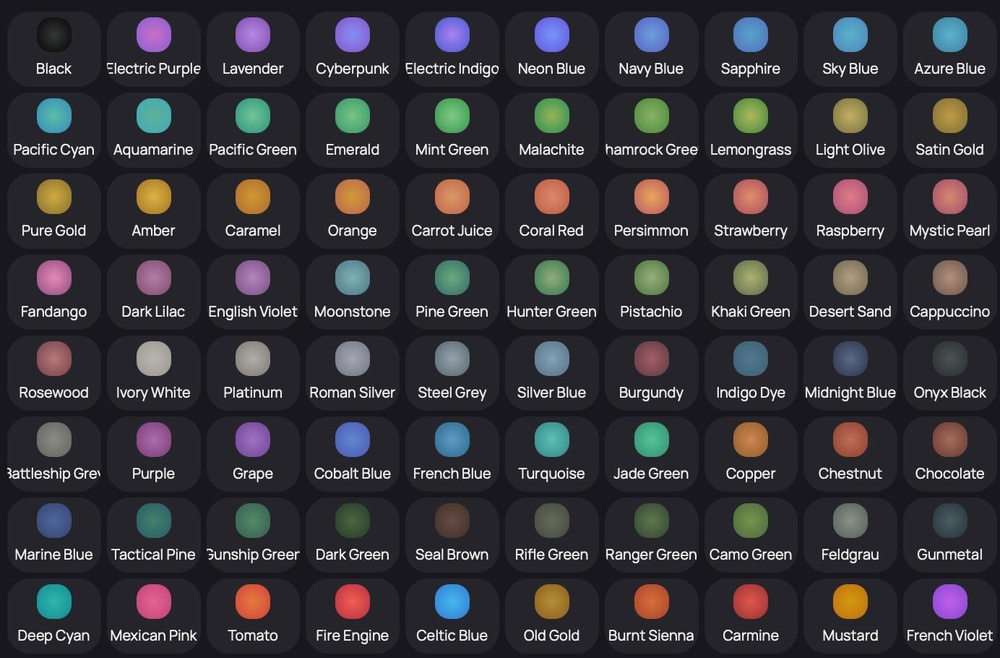
#> input picture color-sorting/input/photo_2025-12-19_12-09-33.jpg, 1000 x 658 px, shrunk from 1384 x 910 before the run
$ python sort_colors_diagonal.py
#> lines starting #> are read from the running program, lines starting #| are printed output that depends on the picture
#!/usr/bin/env python3
"""
Градиент по диагонали: верхний левый (Black) → нижний правый (Ivory White).
Яркость растёт вдоль диагоналей (row + col).
"""

from PIL import Image
import math
import random


def srgb_to_linear(c):
    return c / 12.92 if c <= 0.04045 else ((c + 0.055) / 1.055) ** 2.4


def rgb_to_oklab(rgb):
    r, g, b = [srgb_to_linear(c / 255.0) for c in rgb]
    l = 0.4122214708 * r + 0.5363325363 * g + 0.0514459929 * b
    m = 0.2119034982 * r + 0.6806995451 * g + 0.1073969566 * b
    s = 0.0883024619 * r + 0.2817188376 * g + 0.6299787005 * b
    l_ = l ** (1/3) if l >= 0 else -((-l) ** (1/3))
    m_ = m ** (1/3) if m >= 0 else -((-m) ** (1/3))
    s_ = s ** (1/3) if s >= 0 else -((-s) ** (1/3))
    L = 0.2104542553 * l_ + 0.7936177850 * m_ - 0.0040720468 * s_
    a = 1.9779984951 * l_ - 2.4285922050 * m_ + 0.4505937099 * s_
    b_val = 0.0259040371 * l_ + 0.7827717662 * m_ - 0.8086757660 * s_
    return (L, a, b_val)


OKLAB = {}
NAMES = {}


def precompute(cells, names):
    for i in range(len(cells)):
        OKLAB[i] = rgb_to_oklab(cells[i][1])
        NAMES[i] = names[i]


def L(i):
    return OKLAB[i][0]


def oklab_dist(i, j):
    return math.sqrt(sum((a - b) ** 2 for a, b in zip(OKLAB[i], OKLAB[j])))


def get_diagonal_cells(rows, cols):
    """
    Возвращает список диагоналей. Каждая диагональ — список (row, col).
    Диагональ d содержит все ячейки где row + col = d.
    """
    diagonals = {}
    for r in range(rows):
        for c in range(cols):
            d = r + c
            if d not in diagonals:
                diagonals[d] = []
            diagonals[d].append((r, c))

    # Сортируем ключи и возвращаем в порядке
    max_diag = rows - 1 + cols - 1
    return [diagonals.get(d, []) for d in range(max_diag + 1)]


def assign_colors_to_diagonals(n_colors, diagonals, black_idx, ivory_idx):
    """
    Распределяет цвета по диагоналям пропорционально их размеру.
    Black — диагональ 0, Ivory White — последняя диагональ.
    """
    # Сортируем все цвета по яркости
    sorted_by_L = sorted(range(n_colors), key=lambda i: L(i))

    # Убираем Black и Ivory из общего списка
    sorted_by_L.remove(black_idx)
    sorted_by_L.remove(ivory_idx)

    # Считаем сколько ячеек на каждой диагонали
    diag_sizes = [len(d) for d in diagonals]
    total_cells = sum(diag_sizes)

    # Black на диагонали 0, Ivory на последней
    # Остальные 78 цветов распределяем по остальным ячейкам

    # Резервируем 1 место на диагонали 0 для Black и 1 на последней для Ivory
    assignments = {i: [] for i in range(len(diagonals))}
    assignments[0].append(black_idx)
    assignments[len(diagonals) - 1].append(ivory_idx)

    # Сколько ещё нужно на каждую диагональ
    remaining = diag_sizes.copy()
    remaining[0] -= 1
    remaining[-1] -= 1

    # Распределяем оставшиеся 78 цветов
    color_idx = 0
    for diag_idx in range(len(diagonals)):
        while remaining[diag_idx] > 0 and color_idx < len(sorted_by_L):
            assignments[diag_idx].append(sorted_by_L[color_idx])
            color_idx += 1
            remaining[diag_idx] -= 1

    return assignments


def optimize_within_diagonal(color_indices, prev_diag_colors, next_diag_colors):
    """
    Оптимизирует порядок цветов внутри диагонали для плавности
    с соседними диагоналями.
    """
    if len(color_indices) <= 1:
        return color_indices

    # Используем nearest neighbor относительно предыдущей диагонали
    if prev_diag_colors:
        # Начинаем с цвета, ближайшего к последнему из предыдущей диагонали
        last_prev = prev_diag_colors[-1]
        start = min(color_indices, key=lambda i: oklab_dist(i, last_prev))
    else:
        # Первая диагональ — начинаем с самого тёмного
        start = min(color_indices, key=lambda i: L(i))

    result = [start]
    remaining = set(color_indices) - {start}

    current = start
    while remaining:
        # Выбираем ближайший
        next_color = min(remaining, key=lambda i: oklab_dist(current, i))
        result.append(next_color)
        remaining.remove(next_color)
        current = next_color

    return result


def build_diagonal_grid(cells, names, rows, cols, black_idx, ivory_idx):
    """
    Строит сетку с градиентом по диагонали.
    """
    diagonals = get_diagonal_cells(rows, cols)

    # Распределяем цвета по диагоналям
    assignments = assign_colors_to_diagonals(len(cells), diagonals, black_idx, ivory_idx)

    # Оптимизируем порядок внутри каждой диагонали
    optimized = {}
    prev_colors = []

    for diag_idx in range(len(diagonals)):
        colors = assignments[diag_idx]
        next_colors = assignments.get(diag_idx + 1, [])
        optimized[diag_idx] = optimize_within_diagonal(colors, prev_colors, next_colors)
        prev_colors = optimized[diag_idx]

    # Создаём сетку
    grid = [[None] * cols for _ in range(rows)]

    for diag_idx, diag_cells in enumerate(diagonals):
        colors_for_diag = optimized[diag_idx]

        # Сортируем позиции в диагонали для консистентности
        # Идём от верхнего правого к нижнему левому внутри диагонали
        sorted_positions = sorted(diag_cells, key=lambda x: (x[0], x[1]))

        for pos_idx, (r, c) in enumerate(sorted_positions):
            if pos_idx < len(colors_for_diag):
                grid[r][c] = colors_for_diag[pos_idx]

    return grid


def extract_color(cell):
    width, height = cell.size
    cx, cy = width // 2, height // 2 - 10
    samples = []
    for dx in range(-8, 9):
        for dy in range(-8, 9):
            px, py = cx + dx, cy + dy
            if 0 <= px < width and 0 <= py < height:
                samples.append(cell.getpixel((px, py)))
    if samples:
        return tuple(sum(s[i] for s in samples) // len(samples) for i in range(3))
    return (128, 128, 128)


COLOR_NAMES = [
    "Black", "Electric Purple", "Lavender", "Cyberpunk", "Electric Indigo",
    "Neon Blue", "Navy Blue", "Sapphire", "Sky Blue", "Azure Blue",
    "Pacific Cyan", "Aquamarine", "Pacific Green", "Emerald", "Mint Green",
    "Malachite", "Shamrock Green", "Lemongrass", "Light Olive", "Satin Gold",
    "Pure Gold", "Amber", "Caramel", "Orange", "Carrot Juice",
    "Coral Red", "Persimmon", "Strawberry", "Raspberry", "Mystic Pearl",
    "Fandango", "Dark Lilac", "English Violet", "Moonstone", "Pine Green",
    "Hunter Green", "Pistachio", "Khaki Green", "Desert Sand", "Cappuccino",
    "Rosewood", "Ivory White", "Platinum", "Roman Silver", "Steel Grey",
    "Silver Blue", "Burgundy", "Indigo Dye", "Midnight Blue", "Onyx Black",
    "Battleship Grey", "Purple", "Grape", "Cobalt Blue", "French Blue",
    "Turquoise", "Jade Green", "Copper", "Chestnut", "Chocolate",
    "Marine Blue", "Tactical Pine", "Gunship Green", "Dark Green", "Seal Brown",
    "Rifle Green", "Ranger Green", "Camo Green", "Feldgrau", "Gunmetal",
    "Deep Cyan", "Mexican Pink", "Tomato", "Fire Engine", "Celtic Blue",
    "Old Gold", "Burnt Sienna", "Carmine", "Mustard", "French Violet",
]


def main():
    input_image = "../input/photo_2025-12-19_12-09-33.jpg"
    output_image = "../output/sorted_colors_diagonal.png"

    print("=" * 60)
    print("Градиент по ДИАГОНАЛИ")
    print("Верхний левый (Black) → Нижний правый (Ivory White)")
    print("=" * 60)

    img = Image.open(input_image).convert("RGB")
#> img is the input picture: PIL image 1000x658 RGB; mean R, G, B 52.6, 50.9, 55.8
    width, height = img.size
#> width = 1000; height = 658
    cols, rows = 10, 8
    cell_width = width // cols
#> cell_width = 100
    cell_height = height // rows
#> cell_height = 82

    print("\nИзвлекаю ячейки...")
    cells = []
    names = []
    for row in range(rows):
        for col in range(cols):
            x1, y1 = col * cell_width, row * cell_height
            cell = img.crop((x1, y1, x1 + cell_width, y1 + cell_height))
            cells.append((cell, extract_color(cell)))
            names.append(COLOR_NAMES[row * cols + col])
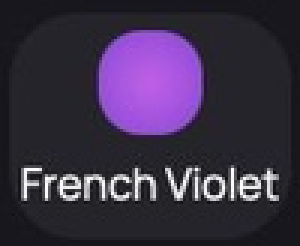
#> cell: PIL image 100x82 RGB (shown 3 times larger); mean R, G, B 58.3, 47.5, 69.7
#> after the loop, cells = 80 items; names = 80 items, first 6: 'Black', 'Electric Purple', 'Lavender', 'Cyberpunk', 'Electric Indigo', 'Neon Blue'

    print("Вычисляю OKLab...")
    precompute(cells, names)
#> the loop in precompute, `for i in range(len(cells)):` made 80 passes
#> (r in rgb_to_oklab, g in rgb_to_oklab, b in rgb_to_oklab, l in rgb_to_oklab, m in rgb_to_oklab, s in rgb_to_oklab, l_ in rgb_to_oklab, m_ in rgb_to_oklab) on passes 1 to 11: (0.0185, 0.0203, 0.0203, 0.0196, 0.0199, 0.0201, 0.269, 0.271), (0.462, 0.141, 0.597, 0.297, 0.258, 0.457, 0.667, 0.637), (0.376, 0.181, 0.658, 0.286, 0.274, 0.499, 0.659, 0.649), (0.235, 0.205, 0.799, 0.248, 0.275, 0.582, 0.628, 0.65), (0.262, 0.178, 0.807, 0.245, 0.263, 0.582, 0.626, 0.641), (0.162, 0.223, 0.88, 0.232, 0.281, 0.631, 0.614, 0.655), (0.133, 0.262, 0.665, 0.23, 0.278, 0.505, 0.612, 0.653), (0.0908, 0.292, 0.558, 0.223, 0.278, 0.442, 0.606, 0.653), (0.0908, 0.376, 0.558, 0.268, 0.335, 0.466, 0.645, 0.695), (0.0887, 0.366, 0.521, 0.26, 0.324, 0.439, 0.638, 0.687), (0.0762, 0.423, 0.413, 0.28, 0.349, 0.386, 0.654, 0.704)
#> (r in rgb_to_oklab, g in rgb_to_oklab, b in rgb_to_oklab, l in rgb_to_oklab, m in rgb_to_oklab, s in rgb_to_oklab, l_ in rgb_to_oklab, m_ in rgb_to_oklab) on pass 58: (0.515, 0.195, 0.0648, 0.32, 0.249, 0.141, 0.684, 0.629)

    black_idx = names.index("Black")
    ivory_idx = names.index("Ivory White")

    print(f"\n🔵 Угол (0,0): Black (L={L(black_idx):.3f})")
#| 🔵 Угол (0,0): Black (L=0.271)
    print(f"⚪ Угол (7,9): Ivory White (L={L(ivory_idx):.3f})")
#| ⚪ Угол (7,9): Ivory White (L=0.749)

    print("\nСтрою диагональный градиент...")
    grid = build_diagonal_grid(cells, names, rows, cols, black_idx, ivory_idx)

    # Проверка
    assert grid[0][0] == black_idx, "Black должен быть в (0,0)!"
    assert grid[rows-1][cols-1] == ivory_idx, "Ivory White должен быть в (7,9)!"

    print(f"\n✅ Black в позиции (0,0)")
    print(f"✅ Ivory White в позиции ({rows-1},{cols-1})")

    # Сборка изображения
    print("\nСобираю изображение...")
    new_img = Image.new("RGB", (width, height))
#> new_img: PIL image 1000x658 RGB; every value is 0

    for r in range(rows):
        for c in range(cols):
            color_idx = grid[r][c]
            if color_idx is not None:
                cell, _ = cells[color_idx]
                new_img.paste(cell, (c * cell_width, r * cell_height))
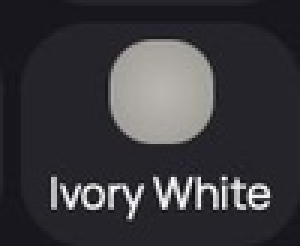
#> cell: PIL image 100x82 RGB (shown 3 times larger); mean R, G, B 58.2, 57, 61.3
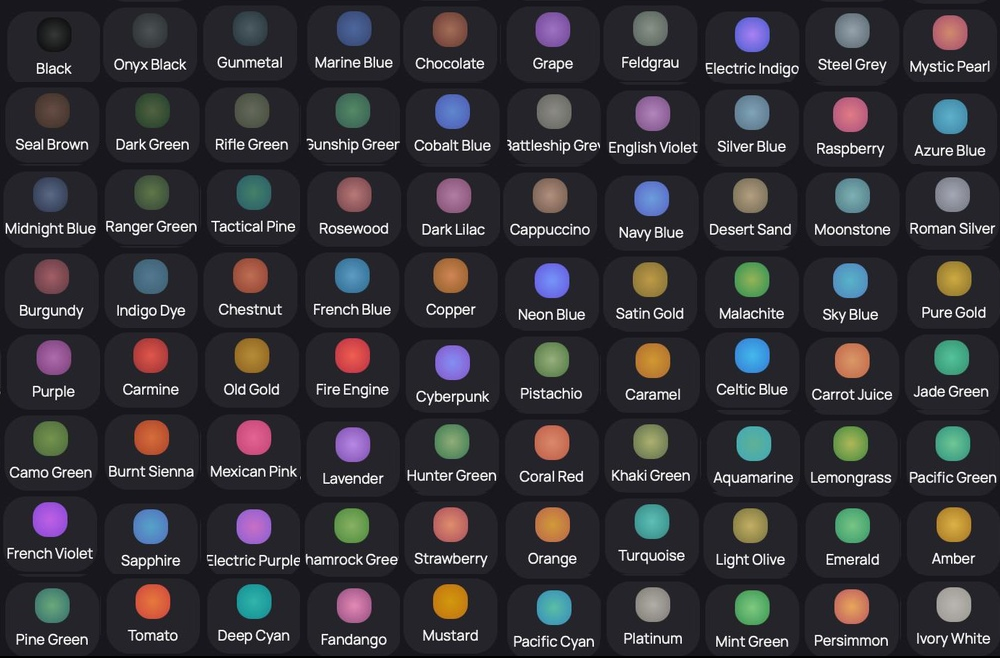
#> new_img: PIL image 1000x658 RGB; mean R, G, B 52.5, 50.9, 55.7

    new_img.save(output_image, quality=95)
    print(f"Сохранено: {output_image}")

    # Статистика по диагоналям
    print(f"\n{'='*60}")
    print("📊 Яркость по диагоналям")
    print(f"{'='*60}")

    diagonals = get_diagonal_cells(rows, cols)
    for d_idx, diag_cells in enumerate(diagonals):
        if not diag_cells:
            continue
        lums = [L(grid[r][c]) for r, c in diag_cells if grid[r][c] is not None]
        if lums:
            avg_L = sum(lums) / len(lums)
            bar = "█" * int(avg_L * 35)
            print(f"  Диаг {d_idx:2}: L={avg_L:.3f} {bar}")
#> this loop made 17 passes
#|   Диаг  0: L=0.271 █████████
#|   Диаг  1: L=0.403 ██████████████
#|   Диаг  2: L=0.441 ███████████████
#|   Диаг  3: L=0.491 █████████████████
#|   Диаг  4: L=0.541 ██████████████████
#|   Диаг  5: L=0.584 ████████████████████
#|   Диаг  6: L=0.610 █████████████████████
#|   Диаг  7: L=0.633 ██████████████████████
#> (further printed lines are left out)


if __name__ == "__main__":
    main()
